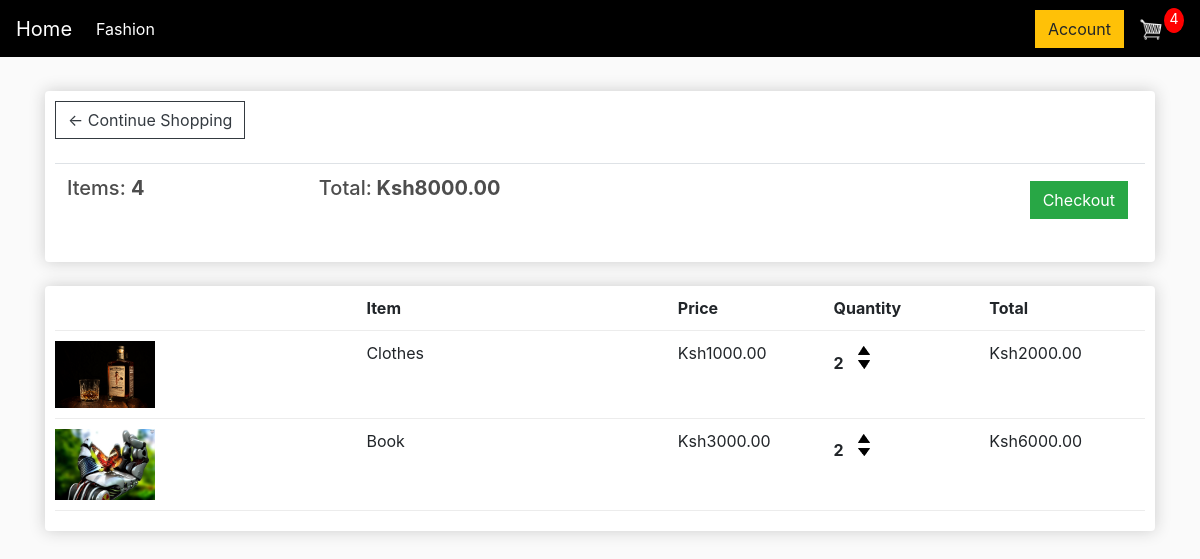
/Cart/ (signed in), run on the app's committed database.
### main/models.py (models this page shows, shortened)
class Order(models.Model):
	customer = models.ForeignKey(Customer, on_delete=models.SET_NULL, null=True, blank=True)
	date_ordered = models.DateTimeField(auto_now_add=True)
	complete = models.BooleanField(default=False)
	transaction_id = models.CharField(max_length=100, null=True)
	@property
	def get_cart_total(self):
		orderitems = self.orderitem_set.all()
		total = sum([item.get_total for item in orderitems])
		return total
	@property
	def get_cart_items(self):
		orderitems = self.orderitem_set.all()
		total = sum([item.quantity for item in orderitems])
		return total

class OrderItem(models.Model):
	product = models.ForeignKey(Product, on_delete=models.SET_NULL, null=True)
	order = models.ForeignKey(Order, on_delete=models.SET_NULL, null=True)
	quantity = models.IntegerField(default=0, null=True, blank=True)
	date_added = models.DateTimeField(auto_now_add=True)
	@property
	def get_total(self):
		total = self.product.price * self.quantity
		return total

class Product(models.Model):
	name = models.CharField(max_length=200)
	price = models.FloatField()
	digital = models.BooleanField(default=False,null=True, blank=True)
	image = models.ImageField(null=True, blank=True)
	@property
	def imageURL(self):
		try:
			url = self.image.url
		except:
			url = ''
		return url

### main/views.py (the view)
# urls.py: path('Cart/',views.Cart, name='Cart'),
def Cart(request):
	data = cartData(request)
	cartItems = data['cartItems']
	order = data['order']
	items = data['items']
	context = {'items':items, 'order':order, 'cartItems':cartItems}
	return render(request, 'Cart.html', context)

### main/utils.py (called while the page is built)
def cartData(request):
	if request.user.is_authenticated:
		customer = request.user.customer
		order, created = Order.objects.get_or_create(customer=customer, complete=False)
		items = order.orderitem_set.all()
		cartItems = order.get_cart_items
	else:
		cookieData = cookieCart(request)
		cartItems = cookieData['cartItems']
		order = cookieData['order']
		items = cookieData['items']
	return {'cartItems':cartItems ,'order':order, 'items':items}

### main/templates/Cart.html
{% extends 'base.html' %}
{% load static %}
{% block content %}
	<div class="row">
		<div class="col-lg-12">
			<div class="box-element">
				<a  class="btn btn-outline-dark" href="{% url 'store' %}">&#x2190; Continue Shopping</a>
				<br>
				<br>
				<table class="table">
					<tr>
						<th><h5>Items: <strong>{{order.get_cart_items}}</strong></h5></th>
						<th><h5>Total:<strong> Ksh{{order.get_cart_total|floatformat:2}}</strong></h5></th>
						<th>
							<a  style="float:right; margin:5px;" class="btn btn-success" href="{% url 'checkout' %}">Checkout</a>
						</th>
					</tr>
				</table>
			</div>
			<br>
			<div class="box-element">
				<div class="cart-row">
					<div style="flex:2"></div>
					<div style="flex:2"><strong>Item</strong></div>
					<div style="flex:1"><strong>Price</strong></div>
					<div style="flex:1"><strong>Quantity</strong></div>
					<div style="flex:1"><strong>Total</strong></div>
				</div>
			  	{% for item in items %}
				<div class="cart-row">
					<div style="flex:2"><img class="row-image" src="{{item.product.imageURL}}"></div>
					<div style="flex:2"><p>{{item.product.name}}</p></div>
					<div style="flex:1"><p>Ksh{{item.product.price|floatformat:2}}</p></div>
					<div style="flex:1">
						<p class="quantity">{{item.quantity}}</p>
						<div class="quantity">
							<img data-product="{{item.product.id}}" data-action="add" class="chg-quantity update-cart" src="{% static  'images/arrow-up.png' %}">
							<img data-product="{{item.product.id}}" data-action="remove" class="chg-quantity update-cart" src="{% static  'images/arrow-down.png' %}">
						</div>
					</div>
					<div style="flex:1"><p>Ksh{{item.get_total|floatformat:2}}</p></div>
				</div>
				{% endfor%}
			</div>
		</div>
	</div>
{% endblock content %}

### main/templates/base.html (shortened to what this page needs)
<!DOCTYPE html>
{% load static %}
<html>
  <head>
    <link
      rel="stylesheet"
      href="https://stackpath.bootstrapcdn.com/bootstrap/4.4.1/css/bootstrap.min.css"
    />
    <link rel="stylesheet" type="text/css" href="{% static 'style.css' %}" />
  </head>
  <body>
    <nav class="navbar navbar-expand-lg navbar-dark bg-dark">
      <a class="navbar-brand" href="{% url 'store' %}" >Home</a>
      <div class="collapse navbar-collapse" id="navbarSupportedContent">
        <ul class="navbar-nav mr-auto">
          <li class="nav-item active">
            <a class="nav-link" href="{% url 'store' %}"
              >Fashion <span class="sr-only">(current)</span></a
            >
          </li>
        </ul>
        <div class="form-inline my-2 my-lg-0">
          <a href="#" class="btn btn-warning">Account</a>
          <a href="{% url 'Cart' %}">
            <img id="cart-icon" src="{% static 'images/cart.png' %}" />
          </a>
          <p id="cart-total">{{cartItems}}</p>
        </div>
      </div>
    </nav>
    <div class="container">
      <br />
      {% block content %} {% endblock content %}
    </div>
  </body>
</html>

### main/static/style.css (style rules this page uses)
body { background-color: hsl(0, 0%, 98%); }
h1, h2, h3, h4, h5, h6 { color: hsl(0, 0%, 30%); }
.box-element { box-shadow: hsl(0, 0%, 80%) 0 0 16px; background-color: #fff; border-radius: 4px; padding: 10px; }
.bg-dark { background-color:#000 !important; }
#cart-icon { width: 25px; display: inline-block; margin-left: 15px; }
#cart-total { display: block; text-align: center; color: #fff; background-color: red; width: 20px; height: 25px; border-radius: 50%; font-size: 14px; }
.col-lg-4, .col-lg-6, .col-lg-8, .col-lg-12 { margin-top: 10px; }
.btn { border-radius: 0; }
.row-image { width: 100px; }
.cart-row { display: flex; align-items: flex-stretch; padding-bottom: 10px; margin-bottom: 10px; border-bottom: 1px solid #ececec; }
.quantity { display: inline-block; font-weight: 700; padding-right: 10px; }
.chg-quantity { width: 12px; cursor: pointer; display: block; margin-top: 5px; transition: .1s; }

### data on the page
Order: get_cart_items "4", get_cart_total "8000.00"
OrderItem: product.imageURL (picture), product.name "Clothes", product.price "1000.00", quantity "2", get_total "2000.00"
OrderItem: product.imageURL (picture), product.name "Book", product.price "3000.00", quantity "2", get_total "6000.00"

### other printed values
{{ cartItems }} "4"
